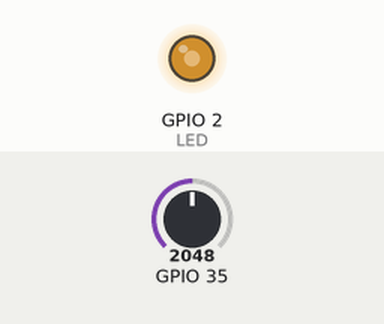
A sketch run on a simulated ESP32. On the bench: output pins drawn as LEDs (lit = HIGH). The inputs (shaded band) are chosen by the test bench; at power-on: GPIO 35 = 2048. I2S audio is not simulated (input reads silence); pins used as bus, display or sensor lines are not drawn; what the sketch prints to the serial monitor is not drawn.

Above: at 1.2 s.
1.3 s: GPIO 35 set to 0
At 2.4 s:
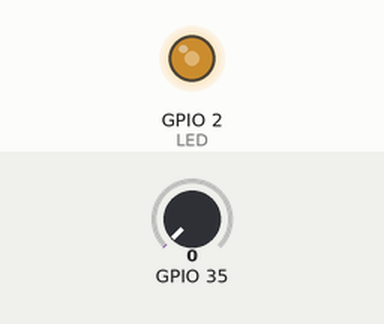
2.8 s: GPIO 35 set to 491
At 4.0 s:
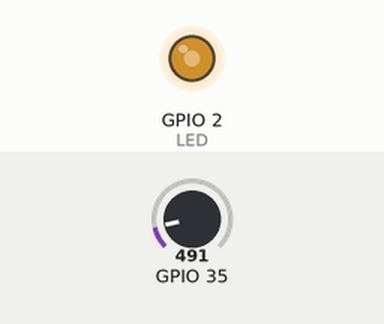
Timing chart, 0 to 5.8 s (numbered marks = the images above; inputs shaded):
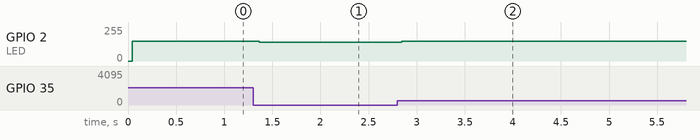

The sketch:

adc_dma_analog_read.ino
```cpp
/*
* Funcao: Leitura de 4 strain gauges e conversão ADC utilizando DMA
* Autor : Paulo Cesar Menegon de Castro
* Data de criacao : 20.02.2026
* Data de modificacao: 11.03.2026
* Referencias: https://espressif-docs.readthedocs-hosted.com/projects/esp-idf/en/stable/api-reference/peripherals/i2s.html
*              https://embarcados.com.br/esp32-adc-interno/
*
*/

// Constants
#define LED 2                       // Board LED
#define ADC_UNIT ADC_UNIT_1         // Define ADC unit (ADC1)
#define ADC_CHANNEL ADC1_CHANNEL_7  // Define ADC channel (ADC1_CHANNEL_7 = GPIO_35)
#define SAMPLE_RATE 128000          // 128KHz
#define MUX_A 15                    // Adress pins for multiplex
#define MUX_B 14                    // MSB

// Libraries
#include <driver/i2s.h>
#include <driver/adc.h>

// Timer0 instanciation
hw_timer_t* timer0 = NULL;

// Variables
bool t0_int = false;   // Timer0 interrupt flag
size_t bytes_read;     // Number of bytes read from ADC
int samples_read;      // Number of samples read
uint16_t buffer[128];  // Store values read from ADC
uint16_t sg[4];        // Data from strain gauges. Value read ADC. Demands 2 bytes (0 a 4095)
bool a = 0;
bool b = 0;

uint16_t ms = 0;
uint16_t s = 0;
unsigned long start_chrono;  // Start chronometer
unsigned long stop_chrono;   // Stop chronometer
float sum = 0;               // Sum of read values from ADC
uint16_t average = 0;        // Average of read values

// Timer0 interrupt
void IRAM_ATTR timer0_int() {  // RAM is faster than FLASH
  t0_int = true;
  ms++;
  if (ms == 1000) {
    ms = 0;
    s++;
  }
}

// Timer0 inicialization
void startTimer0() {
  // Frequency of 1 MHz
  timer0 = timerBegin(1000000);  // Frequency in Hz (max 80MHz)

  // Timer0 interruption function
  timerAttachInterrupt(timer0, &timer0_int);

  // Function call interval
  timerAlarm(timer0, 1000, true, 0);  // Function called every 1000 useconds (1KHZ)
}

void i2s_init() {
  i2s_config_t i2s_config = {
    .mode = (i2s_mode_t)(I2S_MODE_MASTER | I2S_MODE_RX | I2S_MODE_ADC_BUILT_IN),  // I2S receive mode with ADC
    .sample_rate = SAMPLE_RATE,                                                   // Sample rate
    .bits_per_sample = I2S_BITS_PER_SAMPLE_16BIT,                                 // 16 bit I2S
    .channel_format = I2S_CHANNEL_FMT_ONLY_LEFT,                                  // Only the left channel
    .communication_format = I2S_COMM_FORMAT_STAND_I2S,                            // I2S format
    .intr_alloc_flags = ESP_INTR_FLAG_LEVEL1,                                     // Default interrupt priority
    .dma_buf_count = 8,                                                           // Number of DMA buffers
    .dma_buf_len = 128,                                                           // Number of samples
    .use_apll = false,                                                            // No Audio PLL
    .tx_desc_auto_clear = false,
    .fixed_mclk = 0
  };
  i2s_driver_install(I2S_NUM_0, &i2s_config, 0, NULL);
  i2s_set_adc_mode(ADC_UNIT, ADC_CHANNEL);
  i2s_adc_enable(I2S_NUM_0);
}

void read_dma_adc() {
  // Sum of all read values
  sum = 0;

  // Read data from DMA
  i2s_read(I2S_NUM_0, &buffer, sizeof(buffer), &bytes_read, portMAX_DELAY);
  samples_read = bytes_read / 2;

  // Process data and average
  for (int i = 0; i < samples_read; i++) {
    // Only upper 12 bits contain the ADC value
    sum += buffer[i] & 0x0FFF;
    delayMicroseconds(1);
  }
  average = sum / samples_read;
}

void setup() {
  // Serial port init
  Serial.begin(921600);

  // Onboard LED
  pinMode(LED, OUTPUT);

  // Multiplex address pins
  pinMode(MUX_A, OUTPUT);
  pinMode(MUX_B, OUTPUT);

  // Timer0 start
  startTimer0();

  // i2s start
  i2s_init();

  // ADC channel attenuation
  adc1_config_channel_atten(ADC_CHANNEL, ADC_ATTEN_DB_11);  // Allows input up to 2.5V-3.3V, but the ADC is most linear between 100mV and 2450mV
}

void loop() {
  // Serial communication causes a lot of delay! Use if only necessary.
  if (s < 100000) {  // Loop time in seconds
    if (t0_int) {
      // Interruption flag
      t0_int = false;

      // Total time for 4 channel reads
      uint8_t total_time_adc = 0;

      // Indicate the start of process
      digitalWrite(LED, HIGH);

      // Number of straing gauge read
      uint8_t sg_number = 0;

      // Start ADC reading and processing data from
      start_chrono = micros();  // start of proces

      // Select strain gauge to read
      //digitalWrite(MUX_B, a);
      //digitalWrite(MUX_A, b);

      //read_dma_adc();  // Read from DMA ADC

      Serial.println(average);

      // Read from wheatstone bridges (1 to 4)
      for (int i = 0; i < 2; i++) {
        digitalWrite(MUX_B, i);      // Multiplex Control B (MSB)
        for (int j = 0; j < 2; j++) {
          digitalWrite(MUX_A, j);   // Multiplex Control A (LSB)
          average=analogRead(35);
          Serial.println(average);
        }
      }
    }

    // Indicate the end of process
    stop_chrono = micros();

    // Results
    //Serial.println("--------------------------------------------------------------------------");
    //Serial.print("Time for reading and processing data from strain gauge: ");
    //Serial.print(sg_number);
    //Serial.print(" (us): ");
    //Serial.println(stop_chrono - start_chrono);
    //total_time_adc = total_time_adc + (stop_chrono - start_chrono);
  }

  // Indicate the end of conversion
  digitalWrite(LED, LOW);

  // Results
  Serial.println("--------------------------------------------------------------------------");
  //Serial.print("Time for reading and processing data from all strain gauges: ");
  //Serial.println(total_time_adc);
  //Serial.println(" (us): ");
  //Serial.println("--------------------------------------------------------------------------");
  //Serial.println("Valor medio das amostras: ");
  //Serial.print("Strain gauge 1: ");
  //Serial.println(sg[0]);
  //Serial.print("Strain gauge 2: ");
  //Serial.println(sg[1]);
  //Serial.print("Strain gauge 3: ");
  //Serial.println(sg[2]);
  //Serial.print("Strain gauge 4: ");
  //Serial.println(sg[3]);
}
```

Measured:
- after the input at 1.3 s, GPIO 2 (LED): 150/255 → 139/255 after 0.06 s
- after the input at 2.8 s, GPIO 2 (LED): 139/255 → 147/255 at once
